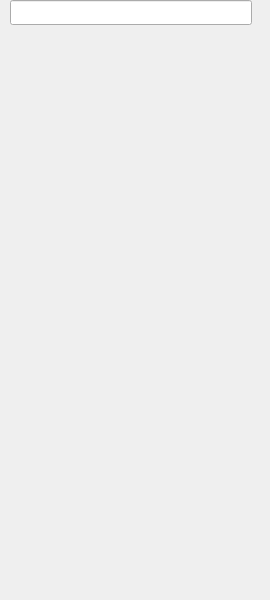
<?xml version="1.0" encoding="UTF-8"?>
<ui version="4.0">
 <class>Form</class>
 <widget class="QWidget" name="Form">
  <property name="geometry">
   <rect>
    <x>0</x>
    <y>0</y>
    <width>270</width>
    <height>600</height>
   </rect>
  </property>
  <property name="minimumSize">
   <size>
    <width>0</width>
    <height>0</height>
   </size>
  </property>
  <property name="maximumSize">
   <size>
    <width>270</width>
    <height>600</height>
   </size>
  </property>
  <property name="windowTitle">
   <string>Form</string>
  </property>
  <layout class="QGridLayout" name="gridLayout">
   <property name="leftMargin">
    <number>0</number>
   </property>
   <property name="topMargin">
    <number>0</number>
   </property>
   <property name="rightMargin">
    <number>0</number>
   </property>
   <property name="bottomMargin">
    <number>0</number>
   </property>
   <item row="1" column="0">
    <layout class="QHBoxLayout" name="horizontalLayout">
     <item>
      <spacer name="horizontalSpacer_2">
       <property name="orientation">
        <enum>Qt::Horizontal</enum>
       </property>
       <property name="sizeType">
        <enum>QSizePolicy::Minimum</enum>
       </property>
       <property name="sizeHint" stdset="0">
        <size>
         <width>10</width>
         <height>20</height>
        </size>
       </property>
      </spacer>
     </item>
     <item>
      <widget class="QLineEdit" name="LE_search">
       <property name="minimumSize">
        <size>
         <width>20</width>
         <height>25</height>
        </size>
       </property>
      </widget>
     </item>
     <item>
      <spacer name="horizontalSpacer">
       <property name="orientation">
        <enum>Qt::Horizontal</enum>
       </property>
       <property name="sizeType">
        <enum>QSizePolicy::Minimum</enum>
       </property>
       <property name="sizeHint" stdset="0">
        <size>
         <width>18</width>
         <height>25</height>
        </size>
       </property>
      </spacer>
     </item>
    </layout>
   </item>
   <item row="4" column="0">
    <widget class="QScrollArea" name="SA_group">
     <property name="minimumSize">
      <size>
       <width>70</width>
       <height>500</height>
      </size>
     </property>
     <property name="maximumSize">
      <size>
       <width>270</width>
       <height>600</height>
      </size>
     </property>
     <property name="cursor" stdset="0">
      <cursorShape>PointingHandCursor</cursorShape>
     </property>
     <property name="mouseTracking">
      <bool>false</bool>
     </property>
     <property name="autoFillBackground">
      <bool>false</bool>
     </property>
     <property name="frameShape">
      <enum>QFrame::NoFrame</enum>
     </property>
     <property name="lineWidth">
      <number>1</number>
     </property>
     <property name="widgetResizable">
      <bool>true</bool>
     </property>
     <widget class="QWidget" name="scrollAreaWidgetContents">
      <property name="geometry">
       <rect>
        <x>0</x>
        <y>0</y>
        <width>270</width>
        <height>559</height>
       </rect>
      </property>
      <layout class="QGridLayout" name="gridLayout_2">
       <property name="leftMargin">
        <number>0</number>
       </property>
       <property name="topMargin">
        <number>9</number>
       </property>
       <property name="rightMargin">
        <number>9</number>
       </property>
       <property name="bottomMargin">
        <number>0</number>
       </property>
      </layout>
     </widget>
    </widget>
   </item>
   <item row="0" column="0">
    <layout class="QHBoxLayout" name="horizontalLayout_3"/>
   </item>
  </layout>
 </widget>
 <resources/>
 <connections/>
</ui>
